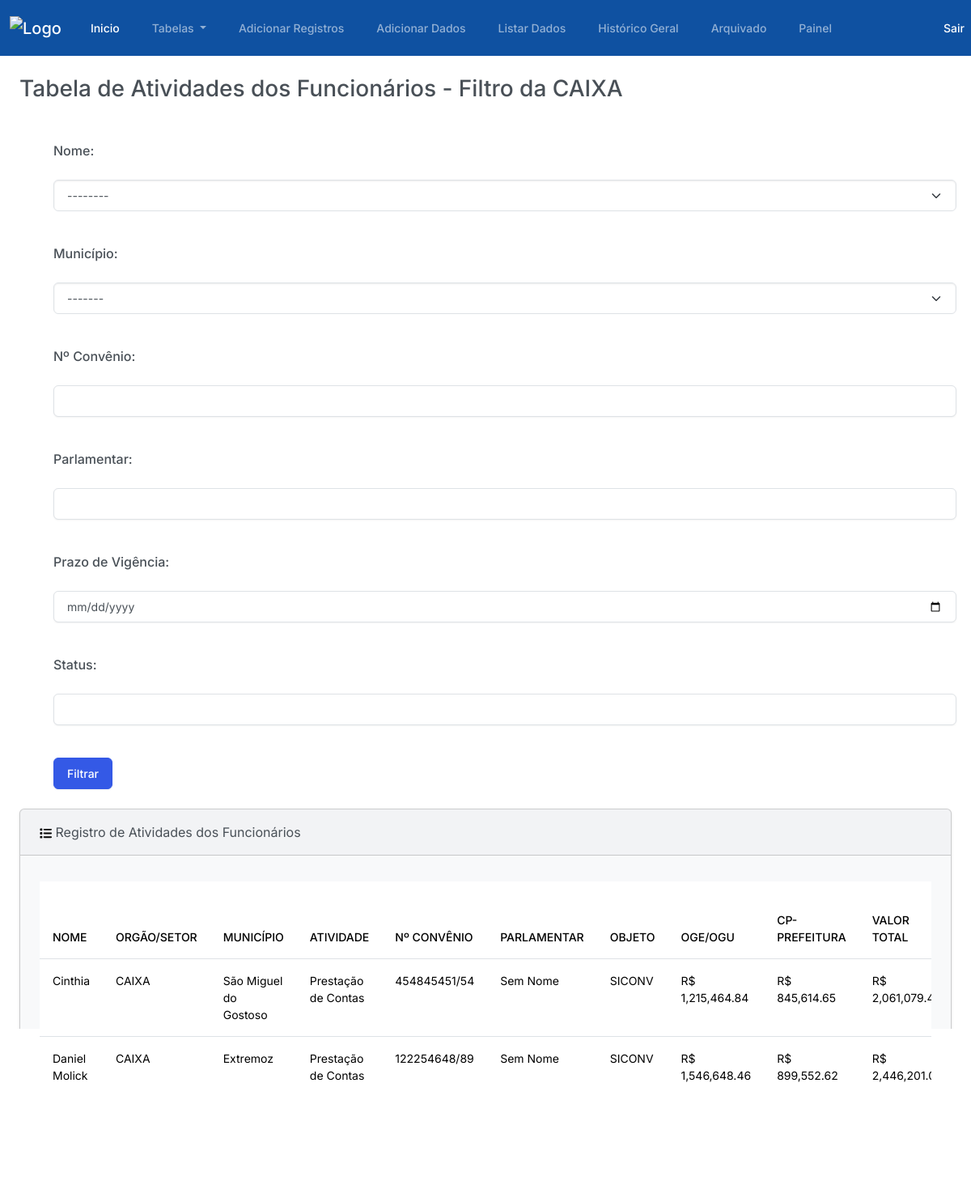
The page /tabela_filtrada_caixa/ (signed in) on the database its author committed.
### plataforma/models.py (models this page shows, shortened)
class RegistroFuncionarios(models.Model):
    class Meta:
        verbose_name_plural = "Registros da Tabela Geral"
    nome = models.ForeignKey(Nome, on_delete=models.CASCADE)
    orgao_setor = models.ForeignKey(Setor, on_delete=models.CASCADE)
    municipio = models.ForeignKey(Municipio, on_delete=models.CASCADE)
    atividade = models.ForeignKey(Atividade, on_delete=models.CASCADE)
    num_convenio = models.CharField(max_length=255)
    parlamentar = models.CharField(max_length=255)
    objeto = models.CharField(max_length=255)
    oge_ogu = models.DecimalField(max_digits=10, decimal_places=2)
    cp_prefeitura = models.DecimalField(max_digits=10, decimal_places=2)
    valor_liberado = models.DecimalField(max_digits=10, decimal_places=2, default=0)
    prazo_vigencia = models.DateField()
    situacao = models.CharField(max_length=255)
    providencia = models.CharField(max_length=255)
    status = models.CharField(max_length=20, choices=Status.choices, default=Status.NAO_INICIADO)
    data_recepcao = models.DateField()
    data_inicio = models.DateField(null=True, blank=True)
    documento_pendente = models.BooleanField(default=False)
    documento_cancelado = models.BooleanField(default=False)
    data_fim = models.DateField(null=True, blank=True)
    duracao_dias_uteis = models.IntegerField(default=0)
    def calcular_valores(self):
        valor_total = Decimal(str(self.oge_ogu)) + Decimal(str(self.cp_prefeitura))
        falta_liberar = Decimal(str(self.oge_ogu)) - Decimal(str(self.valor_liberado))
        return valor_total, falta_liberar
    def dia_trabalho_total(self):
        if not self.data_inicio or not self.data_fim:
            return 0
        if isinstance(self.data_inicio, str):
            self.data_inicio = datetime.strptime(self.data_inicio, "%Y-%m-%d").date()
        if isinstance(self.data_fim, str):
            self.data_fim = datetime.strptime(self.data_fim, "%Y-%m-%d").date()
        delta = self.data_fim - self.data_inicio
        dias_uteis = sum(1 for i in range(delta.days + 1) if (self.data_inicio + timedelta(days=i)).weekday() < 5)
        return dias_uteis

class Nome(models.Model):
    nome = models.CharField(max_length=255)

class Setor(models.Model):
    orgao_setor = models.CharField(max_length=255)

class Municipio(models.Model):
    municipio = models.CharField(max_length=255)

class Atividade(models.Model):
    atividade = models.CharField(max_length=255)

### plataforma/views.py (the view)
# urls.py: path('tabela_filtrada_caixa/', views.tabela_filtrada_caixa, name='tabela_filtrada_caixa'),
def tabela_filtrada_caixa(request):
    nomes = Nome.objects.all()
    orgaos_setores = Setor.objects.all()
    municipios = Municipio.objects.all()
    orgao_setor_caixa = Setor.objects.get(orgao_setor='CAIXA')
    nome_id = request.GET.get('nome')
    municipio_id = request.GET.get('municipio')
    num_convenio = request.GET.get('num_convenio')
    parlamentar = request.GET.get('parlamentar')
    prazo_vigencia = request.GET.get('prazo_vigencia')
    status = request.GET.get('status')
    registros_filtrados = RegistroFuncionarios.objects.filter(orgao_setor=orgao_setor_caixa)
    if nome_id:
        registros_filtrados = registros_filtrados.filter(nome__id=nome_id)
    if municipio_id:
        registros_filtrados = registros_filtrados.filter(municipio__id=municipio_id)
    if num_convenio:
        registros_filtrados = registros_filtrados.filter(num_convenio__icontains=num_convenio)
    if parlamentar:
        registros_filtrados = registros_filtrados.filter(parlamentar__icontains=parlamentar)
    if prazo_vigencia:
        registros_filtrados = registros_filtrados.filter(prazo_vigencia__icontains=prazo_vigencia)
    if status:
        registros_filtrados = registros_filtrados.filter(status__icontains=status)
    context = {
        'nomes': nomes,
        'orgaos_setores': orgaos_setores,
        'municipios': municipios,
        'registros_filtrados': registros_filtrados,
    }
    return render(request, 'tabela_filtrada_caixa.html', context)

### plataforma/templatetags/custom_filters.py (called while the page is built)
@register.filter(name='format_currency')
def format_currency(value):
    try:
        numeric_value = float(value)
        formatted_value = '{:,.2f}'.format(numeric_value)
        formatted_value = 'R$ ' + formatted_value
        return formatted_value
    except ValueError:
        return value

@register.filter(name='formatar_data')
def formatar_data(value):
    if isinstance(value, date):
        return value.strftime('%d/%m/%Y')
    else:
        data_obj = datetime.strptime(value, '%d de %B de %Y')
        return data_obj.strftime('%d/%m/%Y')

### plataforma/templates/tabela_filtrada_caixa.html (shortened to what this page needs)
{% extends "base.html" %}
{% load static %}
{% load humanize %}
{% load custom_filters %}
{% block container %}
  <h3 class="m-4">Tabela de Atividades dos Funcionários - Filtro da CAIXA</h3>
  <div class="container">
    <form method="get" action="{% url 'tabela_filtrada_caixa' %}">
      <div class="form-group mb-3">
        <fieldset>
          <label class="form-label m-4" for="id_nome">Nome:</label>
          <select class="form-select mx-4" name="nome" id="id_nome">
            <option value="" selected>--------</option>
          </select>
        </fieldset>
      </div>
      <div class="form-group mb-3">
        <label class="form-label m-4" for="id_municipio">Município:</label>
        <select class="form-select mx-4" name="municipio" id="id_municipio">
          <option value="" selected>-------</option>
        </select>
      </div>
      <div class="form-group mb-3">
        <label class="form-label m-4" for="id_num_convenio">Nº Convênio:</label>
        <input class="form-control mx-4" type="text" name="num_convenio" id="id_num_convenio">
      </div>
      <div class="form-group mb-3">
        <label class="form-label m-4" for="id_parlamentar">Parlamentar:</label>
        <input class="form-control mx-4" type="text" name="parlamentar" id="id_parlamentar">
      </div>
      <div class="form-group mb-3">
        <label class="form-label m-4" for="id_prazo_vigencia">Prazo de Vigência:</label>
        <input class="form-control mx-4" type="date" name="prazo_vigencia" id="id_prazo_vigencia">
      </div>
      <div class="form-group mb-3">
        <label class="form-label m-4" for="id_status">Status:</label>
        <input class="form-control mx-4" type="text" name="status" id="id_status">
      </div>
      <button type="submit" class="btn btn-primary m-4">Filtrar</button>
      <br>
    </form>
  </div>
  <div class="row">
    <div class="col-12">
      <div class="card bg-light ms-4 me-4 mb-4">
        <div class="card-header">
          Registro de Atividades dos Funcionários
        </div>
        <div class="card-body">
          <p class="card-text">
            <div class="table-container table-responsive">
              <table class='table table-hover'>
                <thead class="sticky-top">
                  <tr>
                    <th scope="col-fixed">NOME</th>
                    <th scope="col-fixed">ORGÃO/SETOR</th>
                    <th scope="col-fixed">MUNICÍPIO</th>
                    <th scope="col-fixed">ATIVIDADE</th>
                    <th scope="col-fixed">Nº CONVÊNIO</th>
                    <th scope="col-fixed">PARLAMENTAR</th>
                    <th scope="col-fixed">OBJETO</th>
                    <th scope="col-fixed">OGE/OGU</th>
                    <th scope="col-fixed">CP-PREFEITURA</th>
                    <th scope="col-fixed">VALOR TOTAL</th>
                  </tr>
                </thead>
                <tbody>
                  {% if registros_filtrados %}
                    {% for registro in registros_filtrados %}
                      <tr>
                        <td>{{ registro.nome.nome }}</td>
                        <td>{{ registro.orgao_setor.orgao_setor }}</td>
                        <td>{{ registro.municipio.municipio }}</td>
                        <td>{{ registro.atividade.atividade }}</td>
                        <td>{{ registro.num_convenio }}</td>
                        <td>{{ registro.parlamentar }}</td>
                        <td>{{ registro.objeto }}</td>
                        <td>{{ registro.oge_ogu|format_currency }}</td>
                        <td>{{ registro.cp_prefeitura|format_currency }}</td>
                        <td>{{ registro.calcular_valores.0|format_currency }}</td>
                      </tr>
                    {% endfor %}
                  {% else %}
                    <tr>
                      <td colspan="26">Nenhum registro encontrado.</td>
                    </tr>
                  {% endif %}
                </tbody>
              </table>
              {% if registros_filtrados %}
                <p class="m-4">Nº de Registros: {{ registros_filtrados.count }}</p>
              {% else %}
                <p>registros está vazio ou não está sendo passado corretamente.</p>
              {% endif %}
            </div>
          </p>
        </div>
      </div>
    </div>
  </div>
{% endblock container %}

### plataforma/templates/tabela_filtrada_caixa.html (style rules this page uses)
.table-container { overflow: auto; max-height: 650px; }

### rows shown on the page
RegistroFuncionarios: nome.nome "Cinthia", orgao_setor.orgao_setor "CAIXA", municipio.municipio "São Miguel do Gostoso", atividade.atividade "Prestação de Contas", num_convenio "454845451/54", parlamentar "Sem Nome", objeto "SICONV", oge_ogu "R$ 1,215,464.84", cp_prefeitura "R$ 845,614.65", calcular_valores.0 "R$…"
RegistroFuncionarios: nome.nome "Daniel Molick", orgao_setor.orgao_setor "CAIXA", municipio.municipio "Extremoz", atividade.atividade "Prestação de Contas", num_convenio "122254648/89", parlamentar "Sem Nome", objeto "SICONV", oge_ogu "R$ 1,546,648.46", cp_prefeitura "R$ 899,552.62", calcular_valores.0 "R$…"
